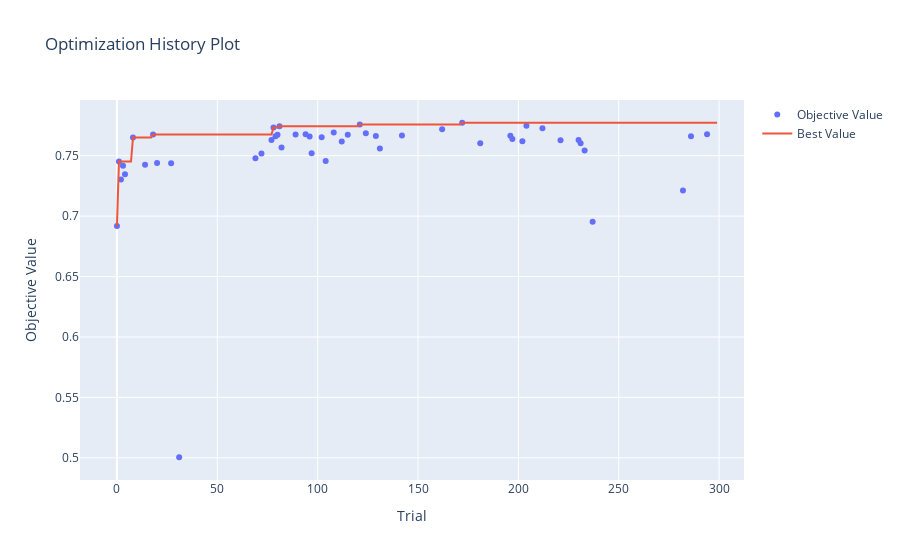

The notebook cell this image was saved under:
### Markdown cell above
### Visualize the optimization results

### Code cell
trainer.plot_optimization_history()

### Figure 1 — Plotly figure (JSON) as saved in the notebook; plotly's stock layout.template omitted (floating-point values rounded to 4 significant figures; data arrays with more than 128 entries replaced by an {"elided": "..."} marker saying what was removed)
{"data": [{"mode": "markers", "name": "Objective Value", "type": "scatter", "x": [0, 1, 2, 3, 4, 8, 14, 18, 20, 27, 31, 69, 72, 77, 78, 79, 80, 81, 82, 89, 94, 96, 97, 102, 104, 108, 112, 115, 121, 124, 129, 131, 142, 162, 172, 181, 196, 197, 202, 204, 212, 221, 230, 231, 233, 237, 282, 286, 294], "y": [0.6919, 0.7452, 0.7304, 0.7417, 0.7346, 0.765, 0.7425, 0.7675, 0.744, 0.7438, 0.5005, 0.748, 0.7519, 0.763, 0.7734, 0.766, 0.7673, 0.7744, 0.7567, 0.7676, 0.7678, 0.7658, 0.752, 0.7654, 0.7456, 0.7691, 0.7618, 0.7673, 0.7759, 0.7685, 0.7663, 0.7561, 0.7667, 0.772, 0.7773, 0.7602, 0.7666, 0.7639, 0.762, 0.7747, 0.7727, 0.7628, 0.7631, 0.7603, 0.7544, 0.6953, 0.7212, 0.7661, 0.7677]}, {"mode": "lines", "name": "Best Value", "type": "scatter", "x": {"elided": "300 int values"}, "y": {"elided": "300 float values"}}, {"marker": {"color": "#cccccc"}, "mode": "markers", "name": "Infeasible Trial", "showlegend": false, "type": "scatter", "x": [], "y": []}], "layout": {"title": {"text": "Optimization History Plot"}, "xaxis": {"title": {"text": "Trial"}}, "yaxis": {"title": {"text": "Objective Value"}}}}
